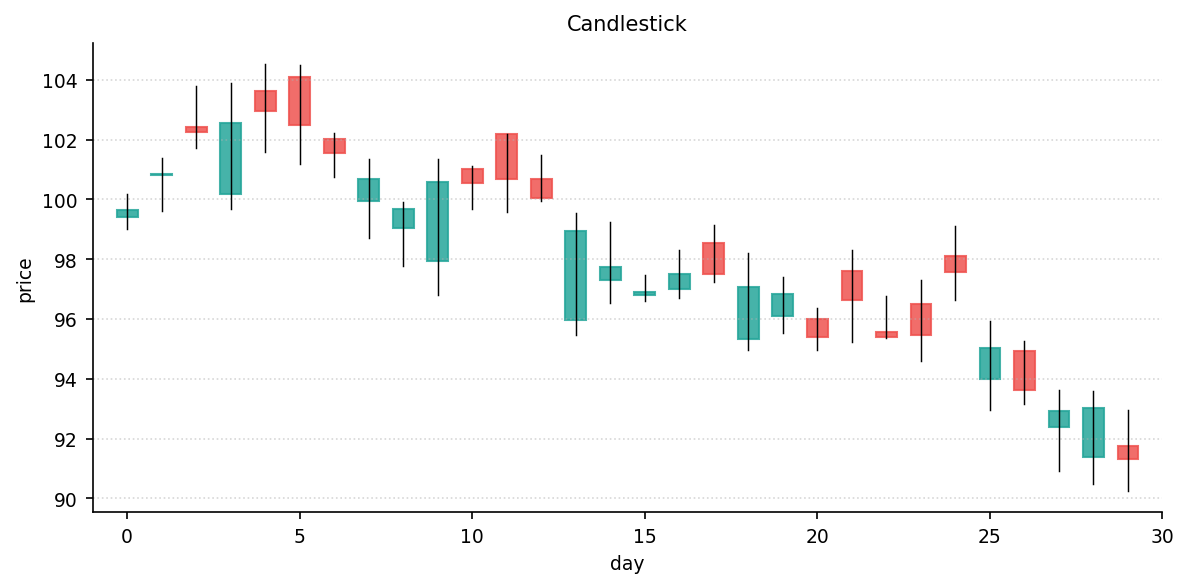

Recreate this plot in Python.
"""candlestick: 蜡烛图（OHLC 简化版，金融/电气负荷波动可用）."""
import sys, os; sys.path.insert(0, os.path.join(os.path.dirname(os.path.abspath(__file__)), '..', '..', '_utils', 'python'))
import numpy as np
import matplotlib.pyplot as plt
from theme import apply_theme

def make_figure(title='Candlestick'):
    apply_theme(fig_size=(8, 4))
    rng = np.random.default_rng(20)
    n = 30
    close = 100 + np.cumsum(rng.normal(0, 1, n))
    open_ = close + rng.normal(0, 1, n)
    high = np.maximum(open_, close) + rng.uniform(0, 1.5, n)
    low  = np.minimum(open_, close) - rng.uniform(0, 1.5, n)
    fig, ax = plt.subplots()
    for i in range(n):
        c = '#26A69A' if close[i] >= open_[i] else '#EF5350'
        ax.plot([i, i], [low[i], high[i]], color='k', linewidth=0.7)
        ax.add_patch(plt.Rectangle((i-0.3, min(open_[i], close[i])),
                                    0.6, abs(close[i] - open_[i]),
                                    color=c, alpha=0.85))
    ax.set_xlim(-1, n); ax.set_xlabel('day'); ax.set_ylabel('price'); ax.set_title(title)
    ax.grid(True, axis='y', linestyle=':', alpha=0.5)
    fig.tight_layout()
    return fig

if __name__ == '__main__':
    fig = make_figure(); fig.savefig(__file__.replace('.py', '.png'), dpi=150)
